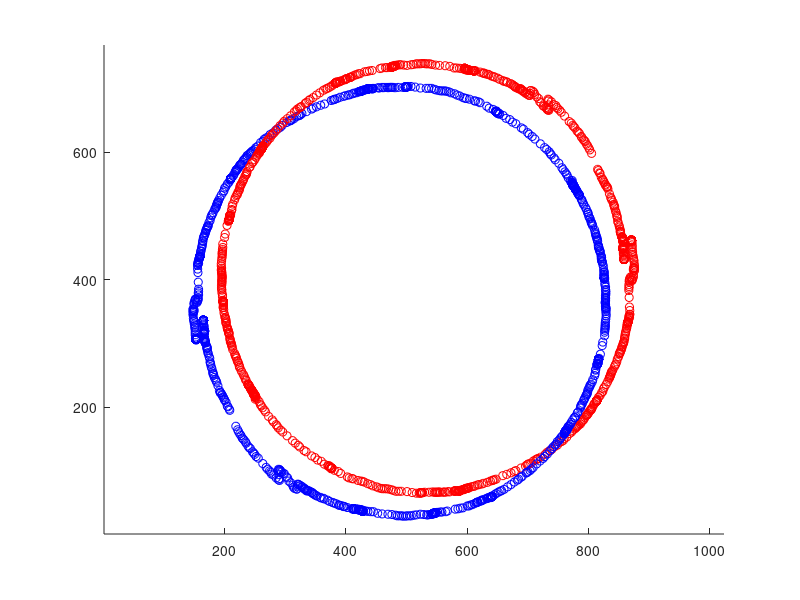

This chart was generated by the following MATLAB code:
clc;clear all;
load('mWii_training_data_v2/mWii_training_data/A.mat');
drawArrow = @(x,y,props) quiver( x(1),y(1),x(2)-x(1),y(2)-y(1),0, props{:} );
figure(1)
clf
hold on
axis([1 1024 1 768])
% ratio = [2.23073553239764; 1.77555057037888; 1.81255218950991; 1.29998496140435];
% ratio = [all 4 or miss 2; miss 1; miss 3; miss 4]

actmax = [29; 25.99; 23.08];
% actmax = [all 4 or miss 2,3; miss 4; miss 1]

threshold = 1;
pix2act = 29/99.40;
for  k = 1 : size(rawStarData, 1)
    data = rawStarData(k,:);
    x = [data(1) data(2) data(3) data(4)];
    y = [data(5) data(6) data(7) data(8)];

    % pre-process, get rid of noise
    for i = 1 : 4
        if (x(i)==1023 || y(i)==1023)
            x(i) = 0;
            y(i) = 0;
        end
    end
    x(x == 0) = [];
    y(y == 0) = [];
    
    if (length(x) < 3)
        disp('less than 3 points');
    else
        % step 1, calculate all distance
        d = [];
        for i = 1 : length(x)-1
            for j = i+1 : length(x)
                dist = (x(i) - x(j))^2 + (y(i) - y(j))^2;
                d = [d; i, j, sqrt(dist)];
            end
        end

        [dmax,indmax] = max(d(:,3));
        
        actdmax = dmax * pix2act;
        flag = 0;
        for i = 1 : length(actmax)
            if (abs(actdmax - actmax(i))<threshold)
                ca = i;
                flag = 1;
            end
        end
        if(flag == 0)
            disp('error measuring; cannot calculate');
            
        else
            if (ca == 1) % not missing point 1 or point 4
                p1 = [x(d(indmax,1)), y(d(indmax,1))];
                p4 = [x(d(indmax,2)), y(d(indmax,2))];

                % step 2, find the center, calculate vector
                center = 0.5 * (p1 + p4);
                c_wii = [1024, 768] - center;
                plot(center(1), center(2), 'ro')
                plot(c_wii(1), c_wii(2), 'bo')
%                 plot(x, y, '*')
                pause(0.001)
            end
        end
        
        
        
%         % find case
%         [dmax,indmax] = max(d(:,3));
%         [dmin,indmin] = min(d(:,3)); 

%         flag = 0;
%         for i = 1 : length(ratio)
%             if (abs(dmax/dmin - ratio(i)) < threshold)
%                 ca = i;
%                 flag = 1;
%             end
%         end
% 
%         if(flag == 0)
%             disp('error measuring; cannot calculate');
%             k 
%         else
% 
%             if (ca == 1 || ca == 3) % not missing point 1 or point 4
%                 p1 = [x(d(indmax,1)), y(d(indmax,1))];
%                 p4 = [x(d(indmax,2)), y(d(indmax,2))];
% 
%                 % step 2, find the center, calculate vector
%                 center = 0.5 * (p1 + p4);
%             else
%                 disp('miss point 1 or point 4')
%             end
%         end
    end
end    